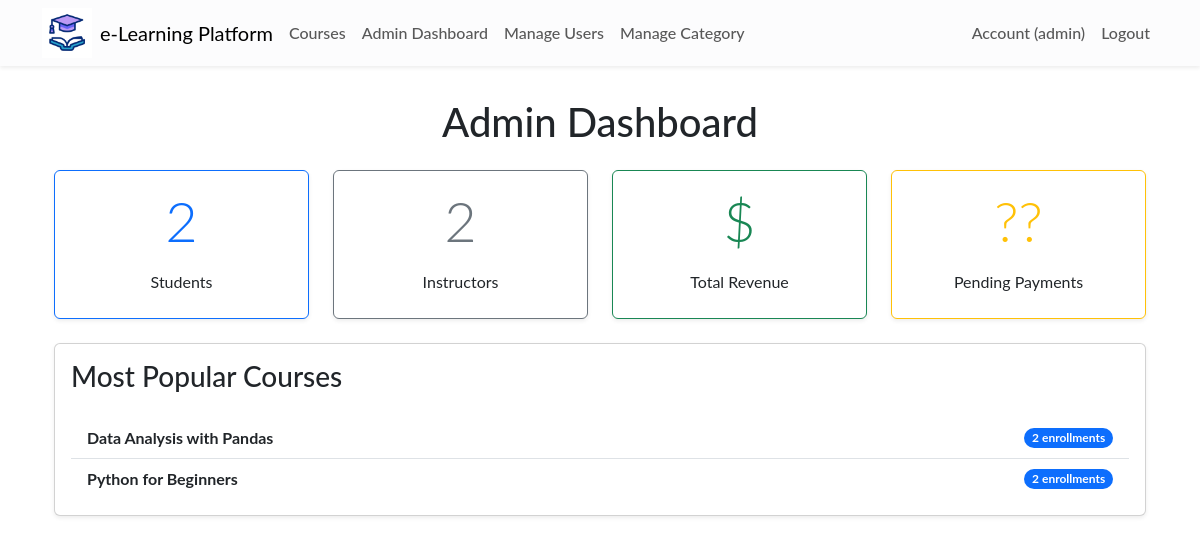
Screenshot of /admin (signed in) with the database file from the repository.
### app/models.py (models this page shows, shortened)
class User(db.Model, UserMixin):
    id = db.Column(db.Integer, primary_key=True)
    name = db.Column(db.String(50), nullable=False)
    email = db.Column(db.String(120), unique=True, nullable=False)
    role = db.Column(db.String(10))  # 'student' or 'instructor'
    password_hash = db.Column(db.String(128), nullable=False)
    created_at = db.Column(db.DateTime, default=datetime.utcnow)
    lesson_completions = db.relationship('LessonCompletion', back_populates='student', cascade="all, delete-orphan")

class Course(db.Model):
    id = db.Column(db.Integer, primary_key=True)
    title = db.Column(db.String(100), nullable=False)
    description = db.Column(db.Text, nullable=False)
    courseImage =db.Column(db.String(50), nullable=False, default='default.jpg')
    price = db.Column(db.Float, nullable=False)
    teacher_id = db.Column(db.Integer, db.ForeignKey('user.id'), nullable=False)
    created_at = db.Column(db.DateTime, default=datetime.utcnow)
    instructor = db.relationship('User', backref='courses', lazy=True)
    lessons = db.relationship('Lesson', back_populates='course', lazy=True)  # Change backref to back_populates
    category_id = db.Column(db.Integer, db.ForeignKey('category.id'), nullable=False)
    category = db.relationship('Category', backref='courses', lazy=True)

### app/routes/admin.py (the view)
@bp.route('/admin')
@login_required
def admin():
    if current_user.role != "admin":
        flash('Access denied. Admins only.', 'danger')
        return redirect(url_for('main.index'))
    nb_students = User.query.filter_by(role='student').count()
    nb_instructors = User.query.filter_by(role='instructor').count()
    popular_courses = (
    db.session.query(Course, func.count(Enrollment.id).label('enrollment_count'))
    .join(Enrollment, Enrollment.course_id == Course.id)
    .group_by(Course.id)
    .order_by(func.count(Enrollment.id).desc())
    .limit(5)
    .all()
)
    categories = Category.query.all()
    return render_template(
        'admin/admin_dashboard.html',
        nb_students=nb_students,
        nb_instructors=nb_instructors,
        popular_courses=popular_courses,
        categories=categories
    )

### app/__init__.py (called while the page is built)
def create_app(config_class='config.Config'):
    app = Flask(__name__)
    app.config.from_object(config_class)
    db.init_app(app)
    migrate.init_app(app, db)
    login_manager.init_app(app)
    login_manager.login_view = 'auth.login'
    mail.init_app(app)
    from .models import User
    @login_manager.user_loader
    def load_user(user_id):
        return User.query.get(int(user_id))
    from .routes.main import bp as main_bp
    from .routes.auth import bp as auth_bp
    from .routes.course import bp as course_bp
    from .routes.admin import bp as admin_bp
    from .routes.payment import bp as payment_bp
    app.register_blueprint(main_bp)
    app.register_blueprint(auth_bp)
    app.register_blueprint(course_bp)
    app.register_blueprint(admin_bp)
    app.register_blueprint(payment_bp)
    return app

### app/templates/admin/admin_dashboard.html
{% extends 'layout.html' %}
{% block content %}
<div class="container my-4">
  <h1 class="text-center mb-4">Admin Dashboard</h1>
  <div class="row">
    <div class="col-md-3 mb-4">
      <div class="card shadow-sm border-primary">
        <div class="card-body text-center">
          <div class="display-4 text-primary">{{ nb_students }}</div>
          <p class="card-title mt-3">Students</p>
        </div>
      </div>
    </div>
    <div class="col-md-3 mb-4">
      <div class="card shadow-sm border-secondary">
        <div class="card-body text-center">
          <div class="display-4 text-secondary">{{ nb_instructors }}</div>
          <p class="card-title mt-3">Instructors</p>
        </div>
      </div>
    </div>
    <div class="col-md-3 mb-4">
      <div class="card shadow-sm border-success">
        <div class="card-body text-center">
          <div class="display-4 text-success">${{ total_revenue }}</div>
          <p class="card-title mt-3">Total Revenue</p>
        </div>
      </div>
    </div>
    <div class="col-md-3 mb-4">
      <div class="card shadow-sm border-warning">
        <div class="card-body text-center">
          <div class="display-4 text-warning">{{ pending_payments }} ??</div>
          <p class="card-title mt-3">Pending Payments</p>
        </div>
      </div>
    </div>
  </div>
  <div class="row">
    <div class="col-md-12">
      <div class="card shadow-sm">
        <div class="card-body">
          <h3 class="card-title mb-4">Most Popular Courses</h3>
          <ul class="list-group list-group-flush">
            {% for course, enrollment_count in popular_courses %}
            <li class="list-group-item d-flex justify-content-between align-items-center">
              <strong>{{ course.title }}</strong>
              <span class="badge bg-primary rounded-pill">{{ enrollment_count }} enrollments</span>
            </li>
            {% endfor %}
          </ul>
        </div>
      </div>
    </div>
  </div>
{% endblock %}

### app/templates/layout.html (shortened to what this page needs)
<!DOCTYPE html>
<html lang="en">
<head>
  <link href="https://cdn.jsdelivr.net/npm/bootstrap@5.3.3/dist/css/bootstrap.min.css" rel="stylesheet"
 />
    <link rel="stylesheet" href="https://cdnjs.cloudflare.com/ajax/libs/font-awesome/6.0.0-beta3/css/all.min.css">
  <link rel="stylesheet" href="{{ url_for('static', filename='css/main.css') }}" />
</head>
<body>
  <nav class="navbar navbar-expand-lg navbar-light bg-light-subtle shadow-sm sticky-top">
    <div class="container ">
      <img width="50px" src="{{ url_for('static', filename='/img/icone.gif') }}" alt="">
      <a class="navbar-brand mx-2" href="{{ url_for('main.index') }}">e-Learning Platform</a>
      <div class="collapse navbar-collapse" id="navbarNav">
        <ul class="navbar-nav me-auto mb-2 mb-lg-0">
          <li class="nav-item">
            <a class="nav-link" href="{{ url_for('course.list_courses') }}">Courses</a>
          </li>
          {% if current_user.is_authenticated %}
          {% if current_user.role == 'instructor' %}
          <li class="nav-item">
            <a class="nav-link" href="{{ url_for('course.instructor_dashboard') }}">Instructor Dashboard</a>
          </li>
          <li class="nav-item">
            <a class="nav-link" href="{{ url_for('course.create_course') }}">Create Course</a>
          </li>
          {% elif current_user.role == 'student' %}
          <li class="nav-item">
            <a class="nav-link" href="{{ url_for('course.student_dashboard') }}">Student Dashboard</a>
          </li>
          {% elif current_user.role == 'admin' %}
          <li class="nav-item">
            <a class="nav-link" href="{{ url_for('admin.admin') }}">Admin Dashboard</a>
          </li>
          <li><a class="nav-link" href="{{ url_for('admin.manage_users') }}">Manage Users</a></li>
          <li><a class="nav-link" href="{{ url_for('course.add_category') }}">Manage Category</a></li>
          {% endif %}
          {% endif %}
        </ul>
        <ul class="navbar-nav ms-auto">
          {% if current_user.is_authenticated %}
          <li class="nav-item">
            <a class="nav-link" href="{{ url_for('auth.account') }}">Account ({{ current_user.name }})</a>
          </li>
          <li class="nav-item">
            <a class="nav-link" href="{{ url_for('auth.logout') }}">Logout</a>
          </li>
          {% endif %}
        </ul>
      </div>
    </div>
  </nav>
  <div class="container mt-2">{% include 'flash_msg.html' %} {% block content %}{% endblock %}</div>
</body>
</html>

### app/static/css/main.css (style rules this page uses)
:root { --vert: #7b9b2b; --roze: #fc83cd33; --blue: #0b76b488; }
* { font-family: 'Lato', sans-serif; }
.nav-link { font-weight: 500; position: relative; border: none; }
@media (min-width: 768px) { .nav-link { font-size: 1rem; } }
@media (min-width: 768px) { .nav-link::before { content: ''; position: absolute; bottom: 0; left: 50%; transform: translatex(-50%); width: 0%; height: 2px; background-color: var(--blue); visibility: hidden; transition: 0.3s ease-in-out; } }

### rows the page displays
User: name "admin"
Course: title "Data Analysis with Pandas", enrollment_count "2"
Course: title "Python for Beginners", enrollment_count "2"

### other values shown
{{ nb_students }} "2"
{{ nb_instructors }} "2"
